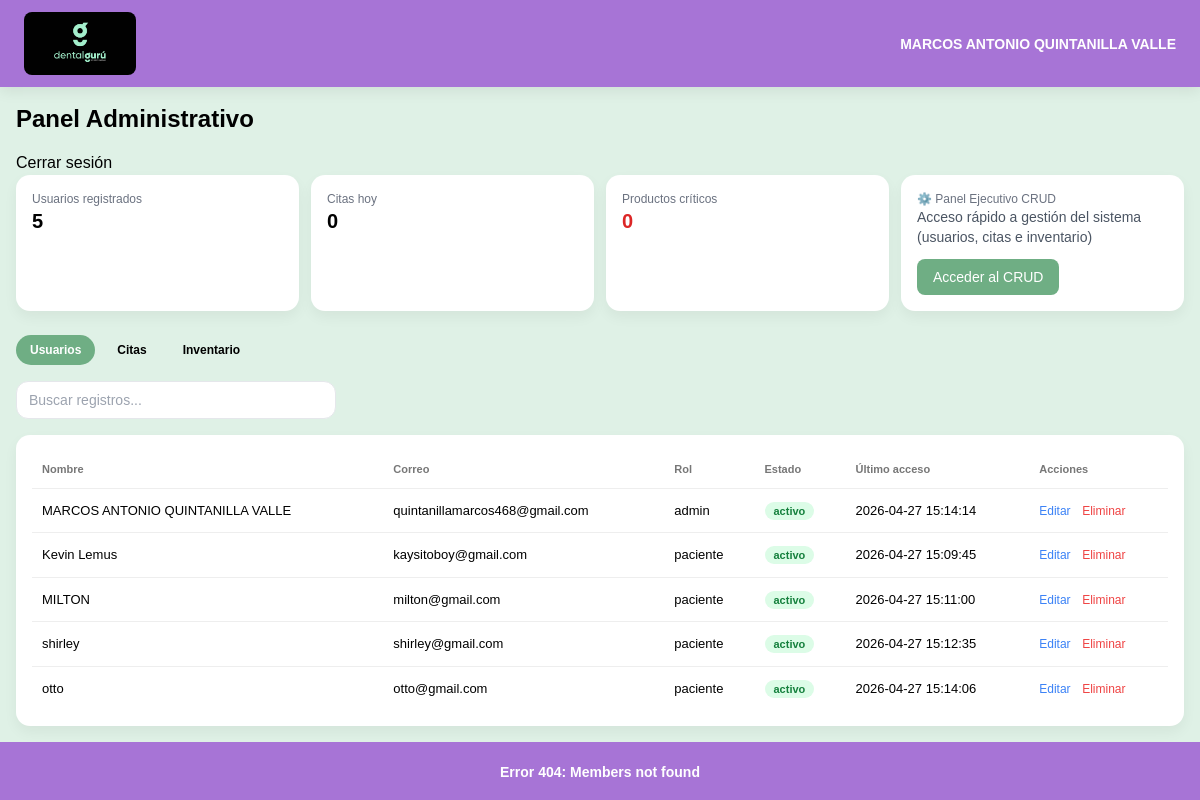
/frontend/pages/admin.php (signed in), run on an earlier commit of the app's database.
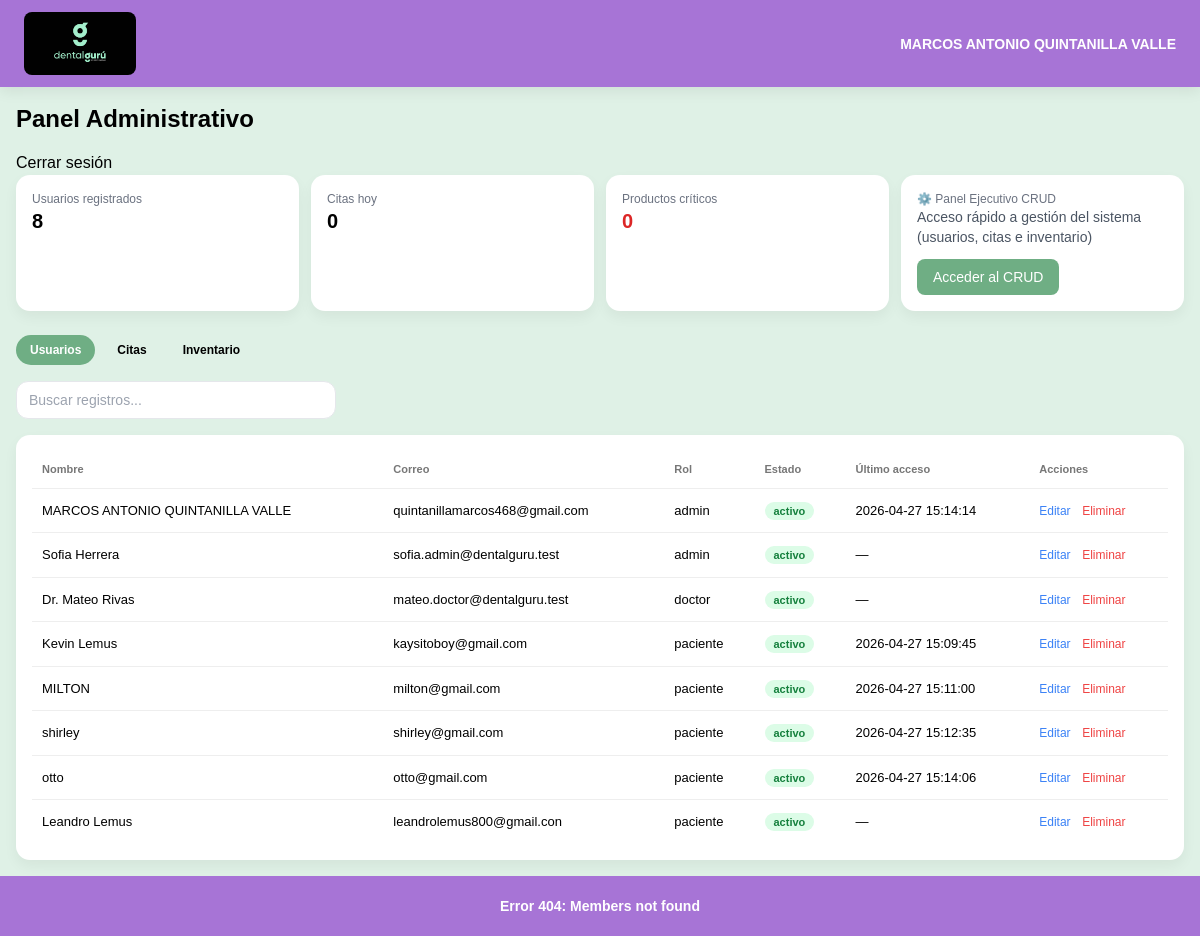
And on a later commit of the database.
### tables this page shows
CREATE TABLE `usuario` (
  `id_usuario` int(11) NOT NULL,
  `ROL_id_rol` int(11) NOT NULL,
  `nombre` varchar(100) NOT NULL,
  `correo` varchar(100) NOT NULL,
  `password` varchar(255) NOT NULL,
  `estado` enum('activo','inactivo') DEFAULT 'activo',
  `fecha_registro` datetime DEFAULT current_timestamp(),
  `ultimo_acceso` datetime DEFAULT NULL
);

CREATE TABLE `rol` (
  `id_rol` int(11) NOT NULL,
  `nombre` varchar(50) NOT NULL
);

### frontend/pages/admin.php (the view, shortened to what this page needs)
<?php
require_once "../config/conexion.php";
$totalUsuarios = $conn->query("SELECT COUNT(*) as total FROM USUARIO")->fetch_assoc()['total'];
$totalCitasHoy = $conn->query("
SELECT COUNT(*) as total
FROM CITA
WHERE fecha = CURDATE()
")->fetch_assoc()['total'];
$totalProductosCriticos = $conn->query("
SELECT COUNT(*) as total
FROM PRODUCTO
WHERE estado IN ('bajo','agotado')
")->fetch_assoc()['total'];
$usuarios = [];
$sql = "SELECT U.nombre, U.correo, R.nombre AS rol, U.estado, U.ultimo_acceso
        FROM USUARIO U
        JOIN ROL R ON U.ROL_id_rol = R.id_rol";
$result = $conn->query($sql);
if ($result) {
    while ($row = $result->fetch_assoc()) {
        $usuarios[] = $row;
    }
}
?>
<!DOCTYPE html>
<html lang="es">
<head>
<script src="https://cdn.tailwindcss.com"></script>
</head>
<body>
<header class="header-ui px-6 py-3 flex justify-between items-center">
<img src="../assets/logo.png" class="w-28 rounded-lg">
<div class="text-sm font-semibold text-white"><?php echo $_SESSION['nombre']; ?></div>
</header>
<main class="flex-1 max-w-7xl mx-auto w-full p-4">
<h2 class="text-2xl font-bold mb-4">Panel Administrativo</h2>
<a href="../config/cerrar_sesion.php" class="btn-logout">Cerrar sesión</a>
<div class="grid grid-cols-2 md:grid-cols-4 gap-3 mb-6">
<div class="card p-4">
<p class="text-xs text-gray-500">Usuarios registrados</p>
<h3 class="text-xl font-bold"><?= $totalUsuarios ?></h3>
</div>
<div class="card p-4">
<p class="text-xs text-gray-500">Citas hoy</p>
<h3 class="text-xl font-bold"><?= $totalCitasHoy ?></h3>
</div>
<div class="card p-4">
<p class="text-xs text-gray-500">Productos críticos</p>
<h3 class="text-xl font-bold text-red-600"><?= $totalProductosCriticos ?></h3>
</div>
<div class="card p-4">
<p class="text-xs text-gray-500">⚙️ Panel Ejecutivo CRUD</h3>
<p class="text-sm text-gray-600 mb-3">
Acceso rápido a gestión del sistema (usuarios, citas e inventario)
</p>
<a href="crud_admin.php"
class="bg-[#6FAE84] text-white px-4 py-2 rounded-lg text-sm inline-block">
Acceder al CRUD
</a>
</div>
</div>
<div class="flex gap-2 mb-4">
<button class="tab active" data-tab="usuarios">Usuarios</button>
<button class="tab" data-tab="citas">Citas</button>
<button class="tab" data-tab="inventario">Inventario</button>
</div>
<input type="text" id="search" placeholder="Buscar registros..."
class="w-full md:w-80 px-3 py-2 text-sm rounded-xl border mb-4">
<section id="usuarios" class="card p-4 tab-content">
<table class="table">
<thead>
<tr>
<th>Nombre</th>
<th>Correo</th>
<th>Rol</th>
<th>Estado</th>
<th>Último acceso</th>
<th>Acciones</th>
</tr>
</thead>
<tbody>
<?php foreach ($usuarios as $u): ?>
<tr>
<td><?= htmlspecialchars($u["nombre"]) ?></td>
<td><?= htmlspecialchars($u["correo"]) ?></td>
<td><?= htmlspecialchars($u["rol"]) ?></td>
<td>
<span class="badge
<?= $u["estado"] == "activo" ? "bg-green-100 text-green-700" : "bg-gray-200 text-gray-700" ?>">
<?= $u["estado"] ?>
</span>
</td>
<td><?= $u["ultimo_acceso"] ?? "—" ?></td>
<td>
<button class="text-blue-500 text-xs">Editar</button>
<button class="text-red-500 text-xs ml-2">Eliminar</button>
</td>
</tr>
<?php endforeach; ?>
</tbody>
</table>
</section>
</main>
<footer class="footer-ui p-5 text-center text-sm text-white">
<div class="team-container cursor-pointer font-semibold">
Error 404: Members not found
</div>
</footer>
</body>
</html>

### frontend/pages/admin.php (style rules this page uses)
:root { --primary:#a774d6; --secondary-soft:#dff1e6; }
html,body { height:100%;margin:0; }
body { background:var(--secondary-soft);display:flex;flex-direction:column;font-family:sans-serif; }
.header-ui { background:var(--primary); box-shadow:0 4px 14px rgba(0,0,0,.08); }
.card { background:#fff; border-radius:14px; box-shadow:0 6px 14px rgba(0,0,0,.05); }
.tab { padding:6px 14px; border-radius:999px; font-size:12px; font-weight:600; }
.tab.active { background:#6FAE84; color:#fff; }
.table { width:100%; border-collapse:collapse; }
.table th { font-size:11px; color:#777; text-align:left; padding:10px; }
.table td { padding:12px 10px; border-top:1px solid #eee; font-size:13px; }
.badge { font-size:11px; padding:3px 9px; border-radius:999px; font-weight:600; }
.footer-ui { background:var(--primary); margin-top:auto; }
.team-container { position:relative; }

What changed in the data, as far as the page shows it:
added usuario: nombre "Sofia Herrera", correo "sofia.admin@dentalguru.test", ROL_id_rol.nombre "admin", estado "activo", ultimo_acceso "—"
added usuario: nombre "Dr. Mateo Rivas", correo "mateo.doctor@dentalguru.test", ROL_id_rol.nombre "doctor", estado "activo", ultimo_acceso "—"
added usuario: nombre "Leandro Lemus", correo "leandrolemus800@gmail.con", ROL_id_rol.nombre "paciente", estado "activo", ultimo_acceso "—"
Also different on the page:
$totalUsuarios: "5" → "8"
